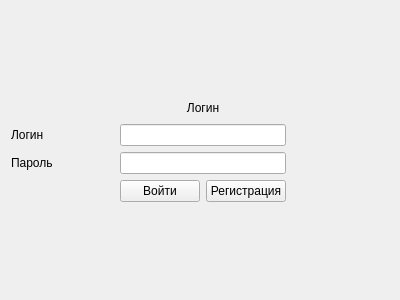
<?xml version="1.0" encoding="UTF-8"?>
<ui version="4.0">
 <class>Form</class>
 <widget class="QWidget" name="Form">
  <property name="geometry">
   <rect>
    <x>0</x>
    <y>0</y>
    <width>400</width>
    <height>300</height>
   </rect>
  </property>
  <property name="windowTitle">
   <string>Form</string>
  </property>
  <layout class="QGridLayout" name="gridLayout">
   <item row="1" column="1">
    <spacer name="horizontalSpacer_2">
     <property name="orientation">
      <enum>Qt::Horizontal</enum>
     </property>
     <property name="sizeHint" stdset="0">
      <size>
       <width>40</width>
       <height>20</height>
      </size>
     </property>
    </spacer>
   </item>
   <item row="2" column="1">
    <widget class="QLabel" name="label_2">
     <property name="text">
      <string>Логин</string>
     </property>
    </widget>
   </item>
   <item row="2" column="2" colspan="2">
    <widget class="QLineEdit" name="line_login_field"/>
   </item>
   <item row="3" column="1">
    <widget class="QLabel" name="label_3">
     <property name="text">
      <string>Пароль</string>
     </property>
    </widget>
   </item>
   <item row="4" column="2">
    <widget class="QPushButton" name="loginbtn">
     <property name="text">
      <string>Войти</string>
     </property>
    </widget>
   </item>
   <item row="5" column="2">
    <spacer name="verticalSpacer">
     <property name="orientation">
      <enum>Qt::Vertical</enum>
     </property>
     <property name="sizeHint" stdset="0">
      <size>
       <width>20</width>
       <height>40</height>
      </size>
     </property>
    </spacer>
   </item>
   <item row="4" column="3">
    <widget class="QPushButton" name="regbtn">
     <property name="text">
      <string>Регистрация</string>
     </property>
    </widget>
   </item>
   <item row="3" column="2" colspan="2">
    <widget class="QLineEdit" name="line_passwd_field"/>
   </item>
   <item row="2" column="4">
    <spacer name="horizontalSpacer">
     <property name="orientation">
      <enum>Qt::Horizontal</enum>
     </property>
     <property name="sizeHint" stdset="0">
      <size>
       <width>40</width>
       <height>20</height>
      </size>
     </property>
    </spacer>
   </item>
   <item row="0" column="2">
    <spacer name="verticalSpacer_2">
     <property name="orientation">
      <enum>Qt::Vertical</enum>
     </property>
     <property name="sizeHint" stdset="0">
      <size>
       <width>20</width>
       <height>40</height>
      </size>
     </property>
    </spacer>
   </item>
   <item row="1" column="2" colspan="2">
    <widget class="QLabel" name="label">
     <property name="text">
      <string>Логин</string>
     </property>
     <property name="alignment">
      <set>Qt::AlignCenter</set>
     </property>
    </widget>
   </item>
  </layout>
 </widget>
 <tabstops>
  <tabstop>line_login_field</tabstop>
  <tabstop>line_passwd_field</tabstop>
  <tabstop>loginbtn</tabstop>
  <tabstop>regbtn</tabstop>
 </tabstops>
 <resources/>
 <connections/>
</ui>
